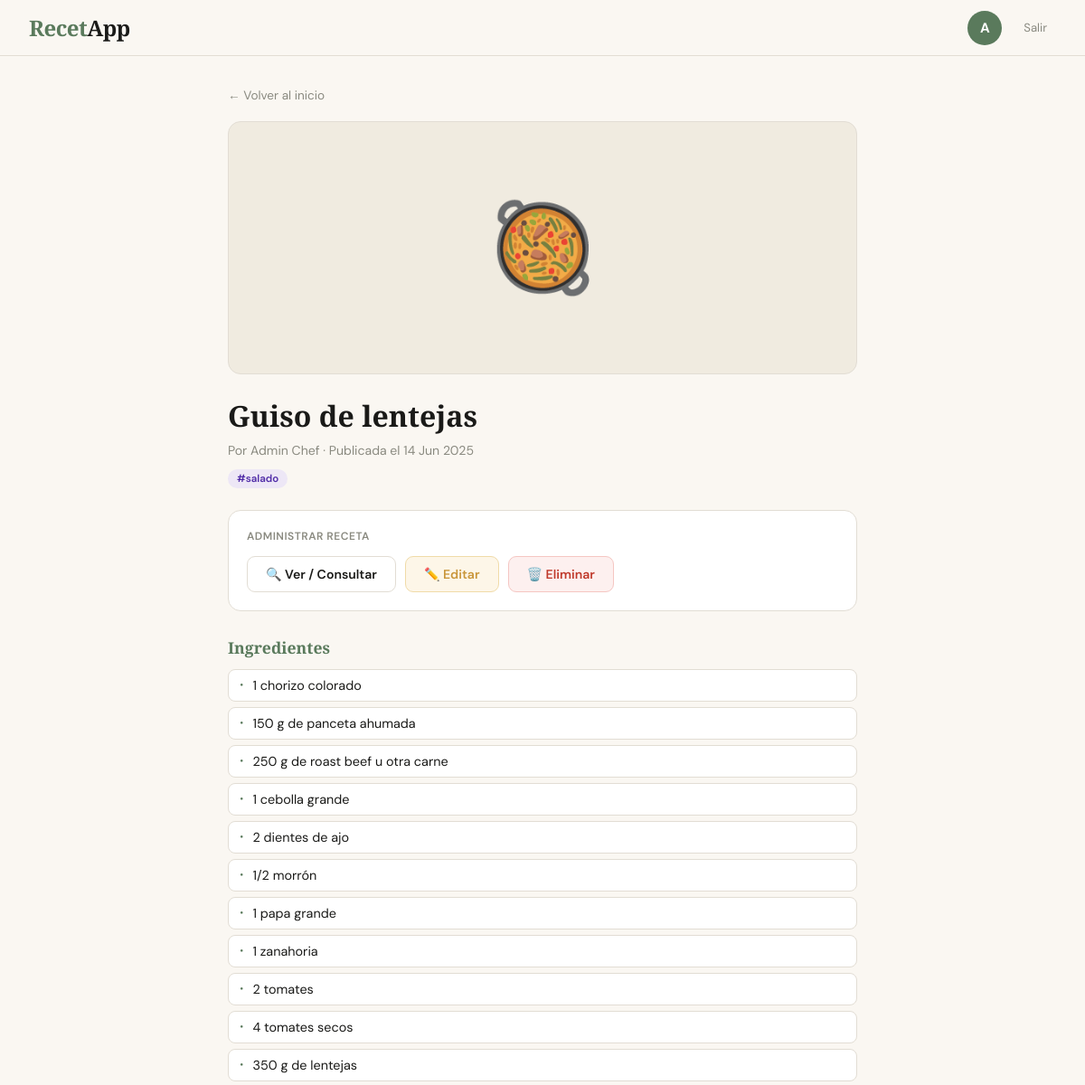
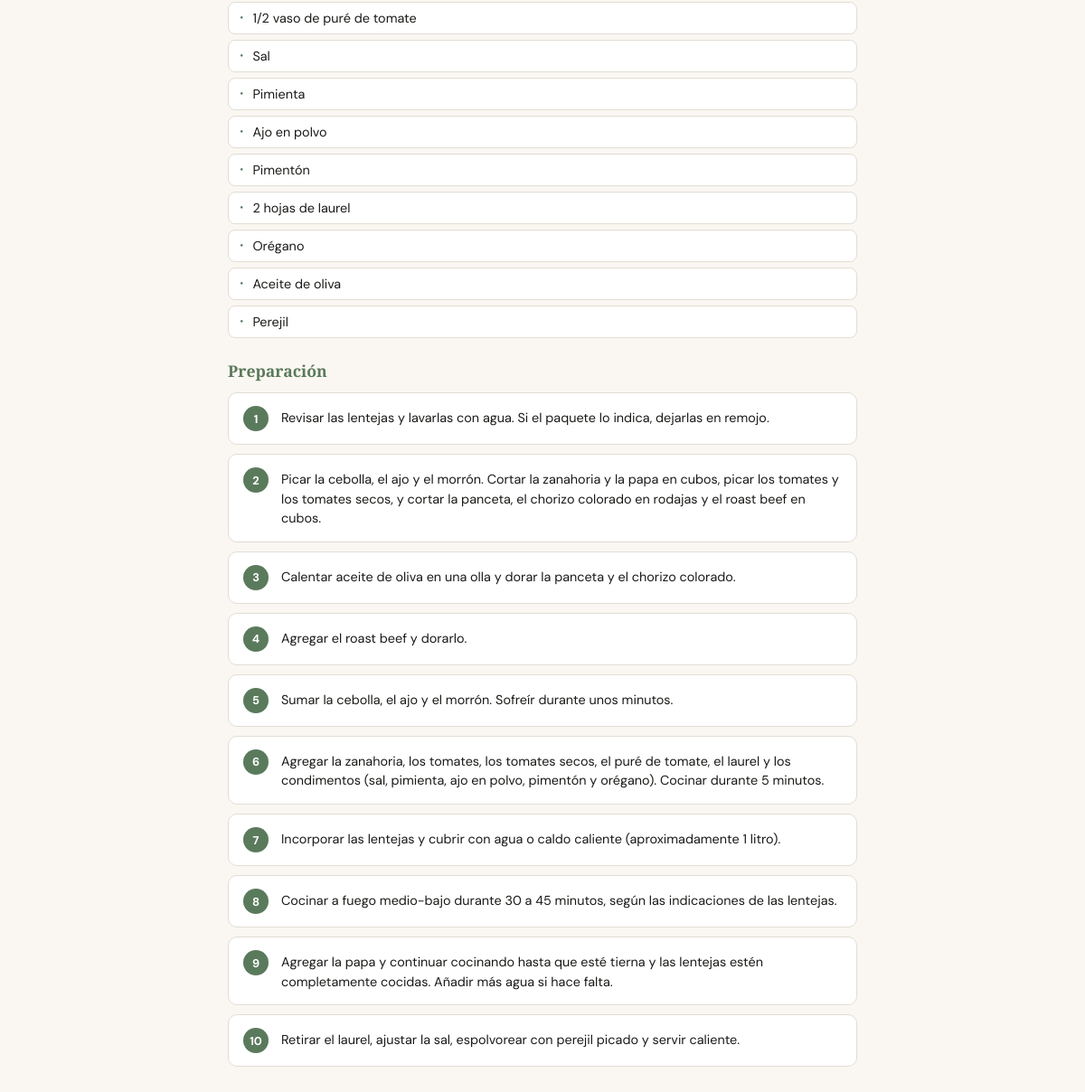
The page /receta/3/ (signed in) on the database its author committed (2 pictures, top to bottom).
### recetas/models.py (models this page shows, shortened)
class Receta(models.Model):
    EMOJIS = [
        ("🍝", "🍝 Pasta"), ("🥗", "🥗 Ensalada"), ("🍕", "🍕 Pizza"),
        ("🍜", "🍜 Sopa"), ("🥘", "🥘 Guiso"), ("🧁", "🧁 Postre"),
        ("🍳", "🍳 Huevos"), ("🥩", "🥩 Carne"), ("🐟", "🐟 Pescado"),
        ("🫔", "🫔 Wrap"), ("🥟", "🥟 Empanadas"), ("🌮", "🌮 Tacos"),
        ("🍮", "🍮 Flan"), ("🍫", "🍫 Chocolate"), ("🍨", "🍨 Helado"),
        ("🥞", "🥞 Panqueques"), ("🍰", "🍰 Torta"), ("🍋", "🍋 Limón"),
        ("🥒", "🥒 Verdura"),
    ]
    nombre = models.CharField(max_length=120)
    emoji = models.CharField(max_length=8, choices=EMOJIS, default="🍝")
    ingredientes = models.TextField(
        help_text="Uno por línea. Una línea que empiece con '## ' es un subtítulo."
    )
    pasos = models.TextField(help_text="Uno por línea.")
    nota = models.TextField(blank=True)
    tags = models.ManyToManyField(Tag, blank=True, related_name="recetas")
    autor = models.ForeignKey(
        settings.AUTH_USER_MODEL, on_delete=models.CASCADE, related_name="recetas"
    )
    fecha = models.DateField(default=timezone.localdate)
    class Meta:
        ordering = ["id"]
    @property
    def ingredientes_lista(self):
        items = []
        for linea in self.ingredientes.splitlines():
            linea = linea.strip()
            if not linea:
                continue
            if linea.startswith("## "):
                items.append({"texto": linea[3:], "titulo": True})
            else:
                items.append({"texto": linea, "titulo": False})
        return items
    @property
    def pasos_lista(self):
        return [p.strip() for p in self.pasos.splitlines() if p.strip()]

class Tag(models.Model):
    nombre = models.CharField(max_length=30, unique=True)  # ej: "#rápido"
    slug = models.SlugField(max_length=30, unique=True)    # ej: "rapido" (clase CSS)
    class Meta:
        ordering = ["id"]
    def __str__(self):
        return self.nombre

### recetas/views.py (the view)
# urls.py: path("receta/<int:pk>/", views.detalle, name="detalle"),
@login_required
def detalle(request, pk):
    receta = get_object_or_404(
        Receta.objects.select_related("autor").prefetch_related("tags"), pk=pk
    )
    contexto = {
        "receta": receta,
        "form": RecetaForm(instance=receta),
        "puede_editar": _puede_editar(request.user, receta),
    }
    return render(request, "recetas/detalle.html", contexto)

### recetas/views.py (called while the page is built)
def _puede_editar(user, receta):
    return user.is_superuser or receta.autor_id == user.id

### recetas/templates/recetas/detalle.html (shortened to what this page needs)
{% extends "recetas/base.html" %}
{% block content %}
<div id="page-admin" class="page active">
  {% include "recetas/_navbar.html" %}
  <div class="admin-container">
    <a class="admin-back" href="{% url 'index' %}" style="text-decoration:none">← Volver al inicio</a>
    <div class="admin-img">{{ receta.emoji }}</div>
    <div class="admin-title">{{ receta.nombre }}</div>
    <div class="admin-meta">Por {{ receta.autor.get_full_name|default:receta.autor.username }} · Publicada el {{ receta.fecha|date:"j M Y" }}</div>
    <div class="admin-tags">
      {% for t in receta.tags.all %}<span class="tag tag-{{ t.slug }}">{{ t.nombre }}</span>{% endfor %}
    </div>
    <div class="admin-actions">
      <div class="admin-actions-title">Administrar receta</div>
      <a class="btn btn-outline" href="#admin-detalle" style="text-decoration:none">🔍 Ver / Consultar</a>
      {% if puede_editar %}
      <button type="button" class="btn btn-gold" data-open="overlay-editar">✏️ Editar</button>
      <button type="button" class="btn btn-red" data-open="overlay-eliminar">🗑️ Eliminar</button>
      {% endif %}
    </div>
    <div id="admin-detalle">
      <div class="recipe-section">
        <h3>Ingredientes</h3>
        <ul class="ingredient-list">
          {% for i in receta.ingredientes_lista %}
          <li{% if i.titulo %} class="ing-head"{% endif %}>{{ i.texto }}</li>
          {% endfor %}
        </ul>
      </div>
      <div class="recipe-section">
        <h3>Preparación</h3>
        <ol class="steps-list">
          {% for paso in receta.pasos_lista %}
          <li class="step-item"><div class="step-num">{{ forloop.counter }}</div><div class="step-txt">{{ paso }}</div></li>
          {% endfor %}
        </ol>
      </div>
    </div>
  </div>
</div>
{% endblock %}

### recetas/templates/recetas/_navbar.html (shortened to what this page needs)
<nav class="navbar">
  <a class="nav-logo" href="{% url 'index' %}" style="text-decoration:none">Recet<span>App</span></a>
  <div class="nav-right">
    <a class="avatar-btn" href="{% url 'perfil' %}" title="Mi perfil" style="text-decoration:none">{{ user.first_name|default:user.username|first|upper }}</a>
    <form class="logout-form" method="post" action="{% url 'logout' %}">
      <button type="submit" class="logout-btn">Salir</button>
    </form>
  </div>
</nav>

### recetas/static/recetas/css/style.css (style rules this page uses)
*, *::before, *::after { box-sizing: border-box; margin: 0; padding: 0; }
:root { --sage: #5a7a5c; --sage-lt: #8aab8c; --cream: #faf7f2; --warm: #f0ebe0; --ink: #1a1a18; --muted: #8a8a80; --border: #e2ddd4; --white: #ffffff; --red: #c0392b; --gold: #c9963a; --radius: 14px; --shadow: 0 4px 24px rgba(0,0,0,0.08); }
body { font-family: 'DM Sans', sans-serif; background: var(--cream); color: var(--ink); min-height: 100vh; }
.page { display: none; min-height: 100vh; }
.page.active { display: block; }
.btn { display: inline-flex; align-items: center; gap: 7px; padding: 10px 20px; border-radius: 9px; font-family: 'DM Sans', sans-serif; font-size: 0.88rem; font-weight: 600; cursor: pointer; border: none; transition: all 0.15s; }
.btn-outline { background: transparent; border: 1.5px solid var(--border); color: var(--ink); }
.btn-red { background: #fdf0ef; color: var(--red); border: 1.5px solid #f5c6c2; }
.btn-gold { background: #fdf6e8; color: var(--gold); border: 1.5px solid #f0dba8; }
.tag { display: inline-block; padding: 3px 10px; border-radius: 20px; font-size: 0.72rem; font-weight: 600; }
.tag-salado { background: #ede7f6; color: #512da8; }
.navbar { position: sticky; top: 0; z-index: 200; background: rgba(250,247,242,0.92); backdrop-filter: blur(12px); border-bottom: 1px solid var(--border); display: flex; align-items: center; justify-content: space-between; padding: 0 32px; height: 62px; }
.nav-logo { font-family: 'Playfair Display', serif; font-size: 1.5rem; font-weight: 900; color: var(--sage); cursor: pointer; letter-spacing: -0.5px; }
.nav-logo span { color: var(--ink); }
.nav-right { display: flex; align-items: center; gap: 14px; }
.avatar-btn { width: 38px; height: 38px; border-radius: 50%; background: var(--sage); color: #fff; font-weight: 700; font-size: 0.95rem; border: none; cursor: pointer; display: flex; align-items: center; justify-content: center; transition: transform 0.15s, box-shadow 0.15s; }
.logout-btn { background: none; border: none; cursor: pointer; color: var(--muted); font-size: 0.82rem; font-family: 'DM Sans', sans-serif; padding: 6px 10px; border-radius: 7px; }
#page-admin { background: var(--cream); }
.admin-container { max-width: 760px; margin: 0 auto; padding: 32px; }
.admin-back { display: inline-flex; align-items: center; gap: 7px; color: var(--muted); font-size: 0.85rem; cursor: pointer; margin-bottom: 20px; background: none; border: none; font-family: 'DM Sans', sans-serif; }
.admin-img { width: 100%; height: 280px; border-radius: var(--radius); background: var(--warm); display: flex; align-items: center; justify-content: center; font-size: 6rem; margin-bottom: 24px; border: 1px solid var(--border); }
.admin-title { font-family: 'Playfair Display', serif; font-size: 2rem; font-weight: 900; margin-bottom: 8px; }
.admin-meta { color: var(--muted); font-size: 0.88rem; margin-bottom: 12px; }
.admin-tags { display: flex; flex-wrap: wrap; gap: 7px; margin-bottom: 24px; }
.admin-actions { display: flex; gap: 10px; margin-bottom: 28px; padding: 20px; background: var(--white); border-radius: var(--radius); border: 1px solid var(--border); flex-wrap: wrap; }
.admin-actions-title { width: 100%; font-size: 0.75rem; color: var(--muted); font-weight: 600; text-transform: uppercase; letter-spacing: 0.5px; margin-bottom: 4px; }
.recipe-section { margin-bottom: 24px; }
.recipe-section h3 { font-family: 'Playfair Display', serif; font-size: 1.1rem; font-weight: 700; margin-bottom: 12px; color: var(--sage); }
.ingredient-list { list-style: none; display: flex; flex-direction: column; gap: 6px; }
.ingredient-list li { display: flex; align-items: center; gap: 10px; font-size: 0.9rem; padding: 8px 12px; background: var(--white); border-radius: 8px; border: 1px solid var(--border); }
.ingredient-list li::before { content: '·'; color: var(--sage); font-size: 1.4rem; line-height: 0; }
.steps-list { list-style: none; display: flex; flex-direction: column; gap: 10px; }
.step-item { display: flex; gap: 14px; background: var(--white); border-radius: 10px; border: 1px solid var(--border); padding: 14px 16px; }
.step-num { width: 28px; height: 28px; border-radius: 50%; background: var(--sage); color: #fff; font-weight: 700; font-size: 0.8rem; display: flex; align-items: center; justify-content: center; flex-shrink: 0; }
.step-txt { font-size: 0.9rem; line-height: 1.5; padding-top: 3px; }
.logout-form { display:inline; }

### rows shown on the page
Receta: emoji "🥘", nombre "Guiso de lentejas", autor.get_full_name "Admin Chef", fecha "14 Jun 2025"
Tag: nombre "#salado"

### other values the page prints
{{ user.first_name|default:user.username|first|upper }} "A"
{{ i.texto }} "1 chorizo colorado" "150 g de panceta ahumada" "250 g de roast beef u otra carne" "1 cebolla grande" "2 dientes de ajo" "1/2 morrón" "1 papa grande" "1 zanahoria" "2 tomates" "4 tomates secos" "350 g de lentejas" "1/2 vaso de puré de tomate" "Sal" "Pimienta" "Ajo en polvo" "Pimentón" "2 hojas de laurel" "Orégano" "Aceite de oliva" "Perejil"
{{ paso }} "Revisar las lentejas y lavarlas con agua. Si el paquete lo indica, dejarlas en remojo." "Picar la cebolla, el ajo y el morrón. Cortar la zanahoria y la papa en cubos, picar los tomates y los tomates secos, y cortar la panceta, el chorizo colorado en rodajas y el roast beef en cubos." "Calentar aceite de oliva en una olla y dorar la panceta y el chorizo colorado." "Agregar el roast beef y dorarlo." "Sumar la cebolla, el ajo y el morrón. Sofreír durante unos minutos." "Agregar la zanahoria, los tomates, los tomates secos, el puré de tomate, el laurel y los condimentos (sal, pimienta, ajo en polvo, pimentón y orégano). Cocinar durante 5 minutos." "Incorporar las lentejas y cubrir con agua o caldo caliente (aproximadamente 1 litro)." "Cocinar a fuego medio-bajo durante 30 a 45 minutos, según las indicaciones de las lentejas." "Agregar la papa y continuar cocinando hasta que esté tierna y las lentejas estén completamente cocidas. Añadir más agua si hace falta." "Retirar el laurel, ajustar la sal, espolvorear con perejil picado y servir caliente."
